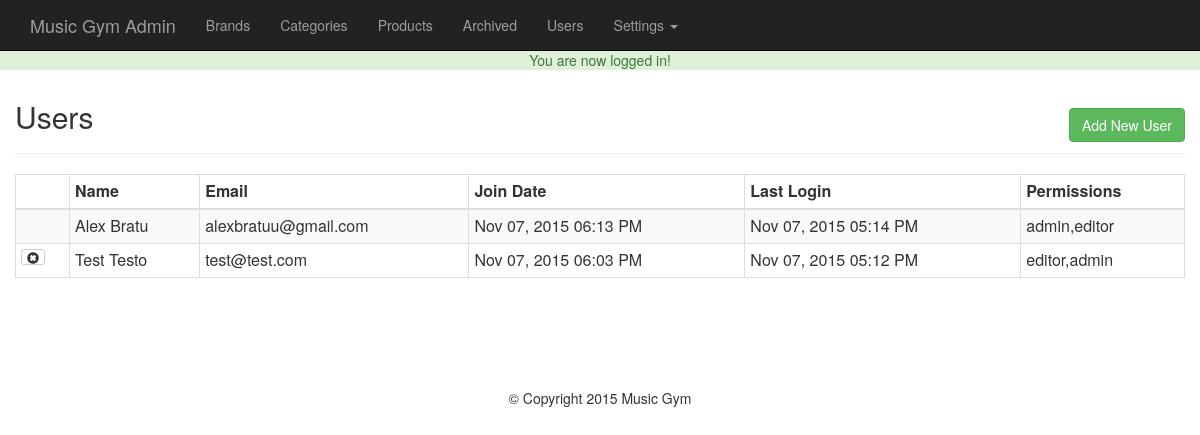
/admin/users.php (signed in), run on an earlier commit of the app's database.
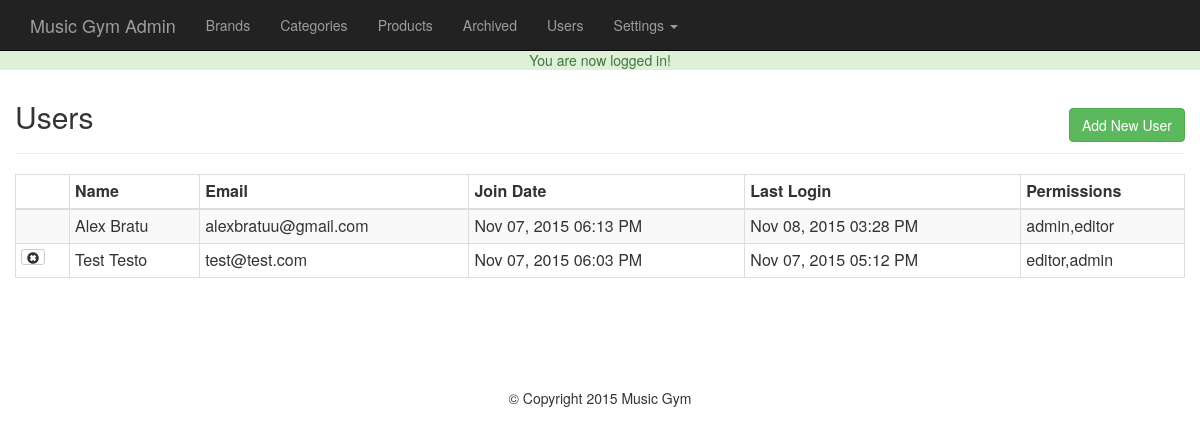
And on a later commit of the database.
### tables this page shows
CREATE TABLE IF NOT EXISTS `users` (
  `id` int(11) NOT NULL AUTO_INCREMENT,
  `full_name` varchar(255) NOT NULL,
  `email` varchar(175) NOT NULL,
  `password` varchar(255) NOT NULL,
  `join_date` datetime NOT NULL DEFAULT CURRENT_TIMESTAMP,
  `last_login` datetime NOT NULL,
  `permissions` varchar(255) NOT NULL,
  PRIMARY KEY (`id`)
);

### helpers/helpers.php (called while the page is built, shortened)
<?php
function format_date($date){
    return date("M d, Y h:i A", strtotime($date));
}

### admin/users.php (the view, shortened to what this page needs)
<?php
    require_once '../core/init.php';
    include 'includes/head.php';
    include 'includes/navigation.php';
    if(isset($_GET['add'])){
        $name = ((isset($_POST['name']))?sanitize($_POST['name']):'');
        $email = ((isset($_POST['email']))?sanitize($_POST['email']):'');
        $password = ((isset($_POST['password']))?sanitize($_POST['password']):'');
        $confirm = ((isset($_POST['confirm']))?sanitize($_POST['confirm']):'');
        $permissions = ((isset($_POST['permissions']))?sanitize($_POST['permissions']):'');
        $errors = array();
        if($_POST){
            $emailQuery = $db->query("SELECT * FROM users WHERE email = '$email'");
            $emailCount = mysqli_num_rows($emailQuery);
            if($emailCount != 0){
                $errors[] = 'The email already exists in the database';
            }
            $required = array('name', 'email', 'password', 'confirm', 'permissions');
            foreach($required as $field){
                if(empty($_POST[$field])){
                $errors[] = 'You must fill out all fields';
                    break;
                }
            }
             if(strlen($password)<6){
                $errors[] = 'Password must be at least 6 characters';
            }
            if($password != $confirm){
                $errors[] = 'Password does not match the confirm password';
            }
            if(!filter_var($email, FILTER_VALIDATE_EMAIL)){
                $errors[] = 'Email entere is not valid';
            }
            if(!empty($errors)){
                echo display_errors($errors);
            }else{
                $hashed = password_hash($password, PASSWORD_DEFAULT);
                $db->query("INSERT INTO users (`full_name`, `email`, `password`, `permissions`) VALUES ('$name', '$email', '$hashed', '$permissions')");
                $_SESSION['success_flash'] = 'User has been added successfully to the database!';
                header('Location: users.php');
            }
        }
        ?>
        <h2 class="text-center">Add New User</h2><hr>
        <form action="users.php?add=1" method="post">
            <div class="form-group col-md-6">
                <label for="name">Full Name:</label>
                <input type="text" name="name" id="name" class="form-control" value="<?=$name;?>">
            </div>
            <div class="form-group col-md-6">
                <label for="email">Email:</label>
                <input type="email" name="email" id="email" class="form-control" value="<?=$email;?>">
            </div>
            <div class="form-group col-md-6">
                <label for="password">Password:</label>
                <input type="password" name="password" id="password" class="form-control" value="<?=$password;?>">
            </div>
            <div class="form-group col-md-6">
                <label for="confirm">Confirm Password:</label>
                <input type="password" name="confirm" id="confirm" class="form-control" value="<?=$confirm;?>">
            </div>
            <div class="form-group col-md-6">
                <label for="permissions">Permissions:</label>
                <select class="form-control" name="permissions">
                    <option value=""<?=(($permissions == '')?' selected':'') ;?>></option>
                    <option value="editor"<?=(($permissions == 'editor')?' selected':'') ;?>>Editor</option>
                    <option value="admin,editor"<?=(($permissions == 'admin,editor')?' selected':'') ;?>>Admin</option>
            </select>
            </div>
            <div class="form-group col-md-6 text-right" style="margin-top: 25px">
                <a href="users.php" class="btn btn-default">Cancel</a>
                <input type="submit" value="Add User" class="btn btn-primary">
            </div>
        </form>
        <?php
    }else{
        $userQuery = $db->query("SELECT * FROM users ORDER BY full_name");
?>
<h2>Users</h2>
<a href = "users.php?add=1" class="btn btn-success pull-right" id="add-product-button">Add New User</a>
<hr>
<table class="table table-bordered table-striped table-condensed">
    <thead><th></th><th>Name</th><th>Email</th><th>Join Date</th><th>Last Login</th><th>Permissions</th></thead>
    <tbody>
        <?php while($user = mysqli_fetch_assoc($userQuery)): ?>
            <tr>
                <td>
                    <?php if($user['id'] != $user_data['id']): ?>
                        <a href="users.php?delete=<?=$user['id'];?>" class="btn btn-default btn-xs"><span class="glyphicon glyphicon-remove-sign"></span></a>
                    <?php endif;?>
                </td>
                <td><?=$user['full_name']; ?></td>
                <td><?=$user['email']; ?></td>
                <td><?=format_date($user['join_date']); ?></td>
                <td><?=(($user['last_login']=='0000-00-00 00:00:00')?'Never':format_date($user['last_login'])); ?></td>
                <td><?=$user['permissions']; ?></td>
            </tr>
        <?php endwhile;?>
    </tbody>
</table>
<?php } include 'includes/footer.php' ?>

What changed in the data, as far as the page shows it:
changed users "Alex Bratu": last_login "Nov 07, 2015 05:14 PM" → "Nov 08, 2015 03:28 PM"
